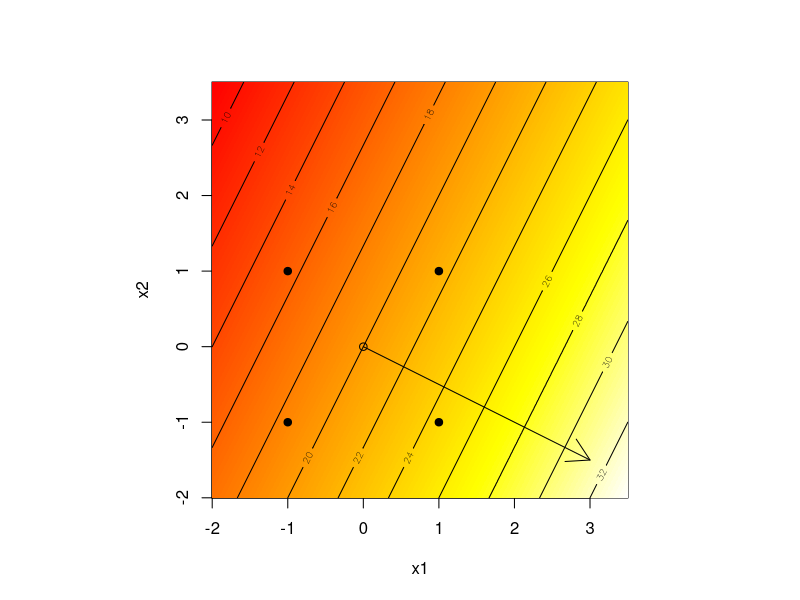
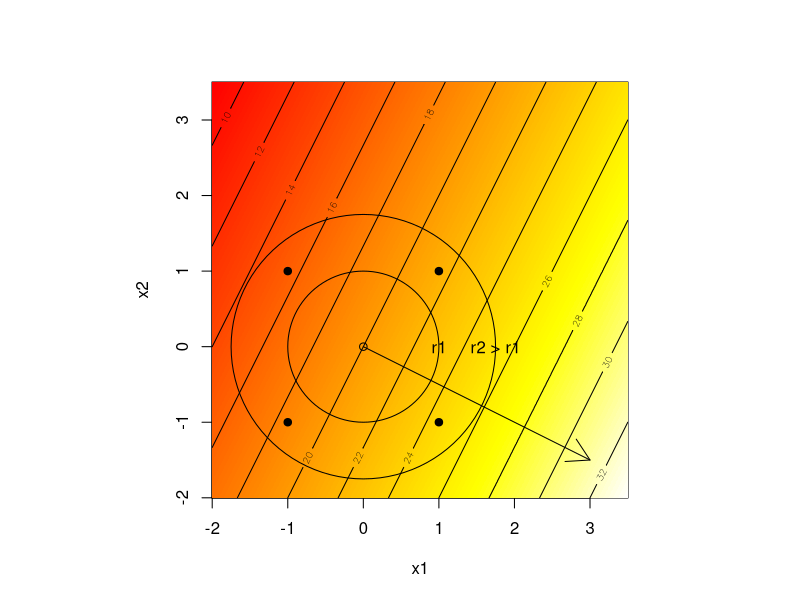
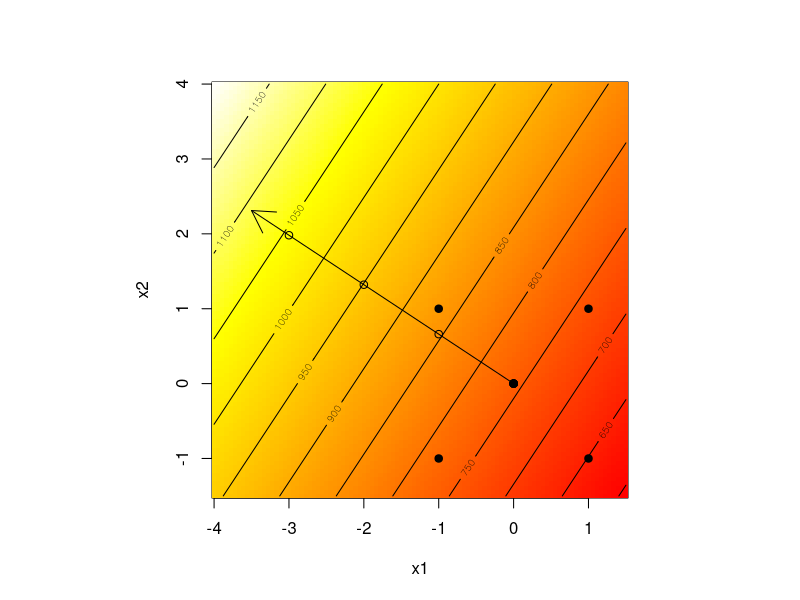
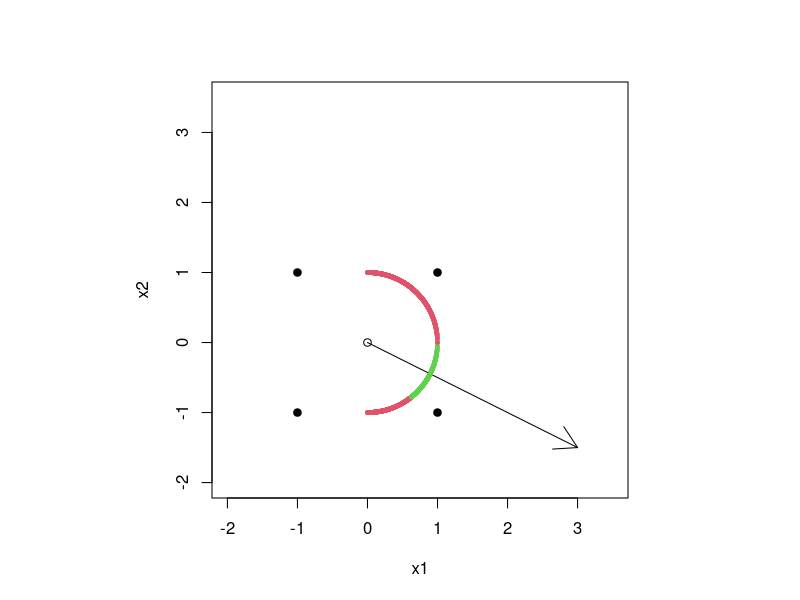
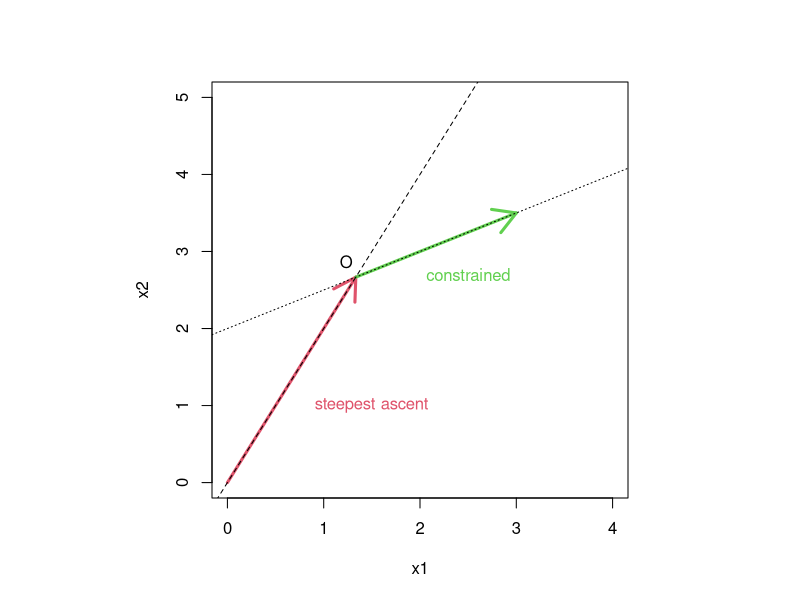
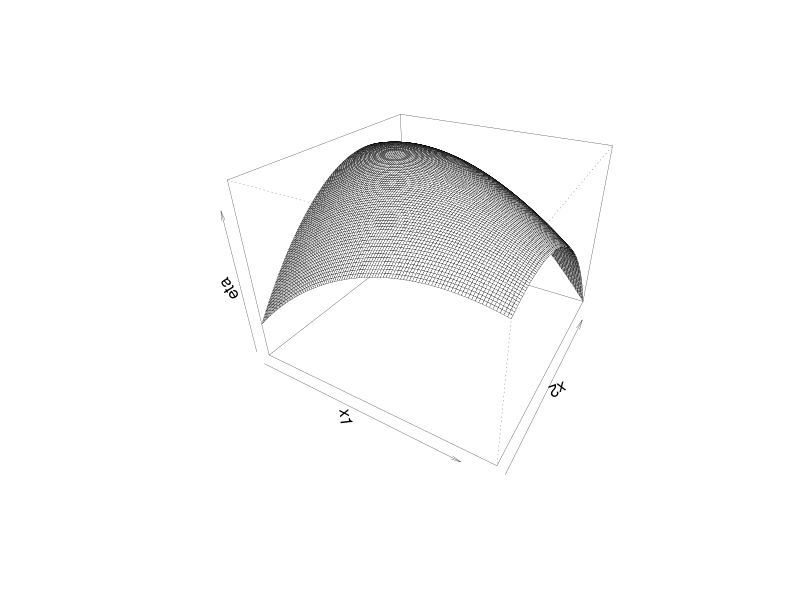
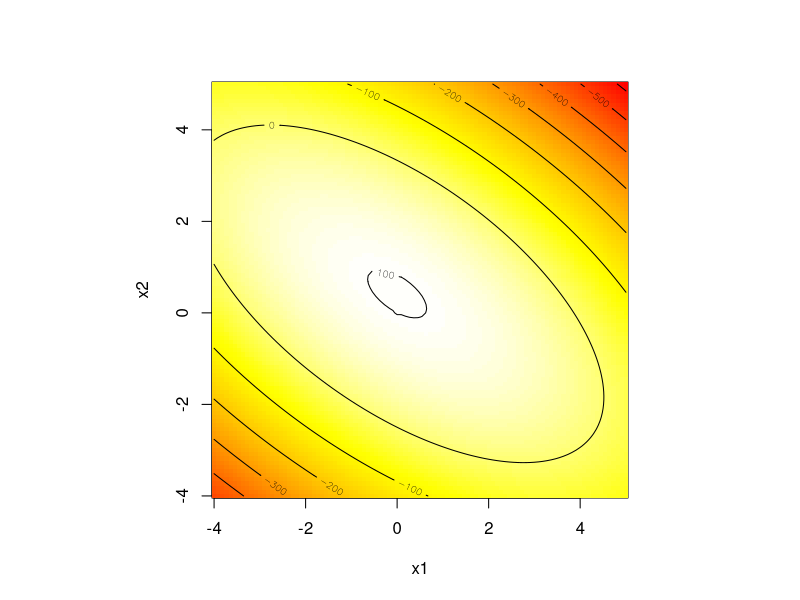
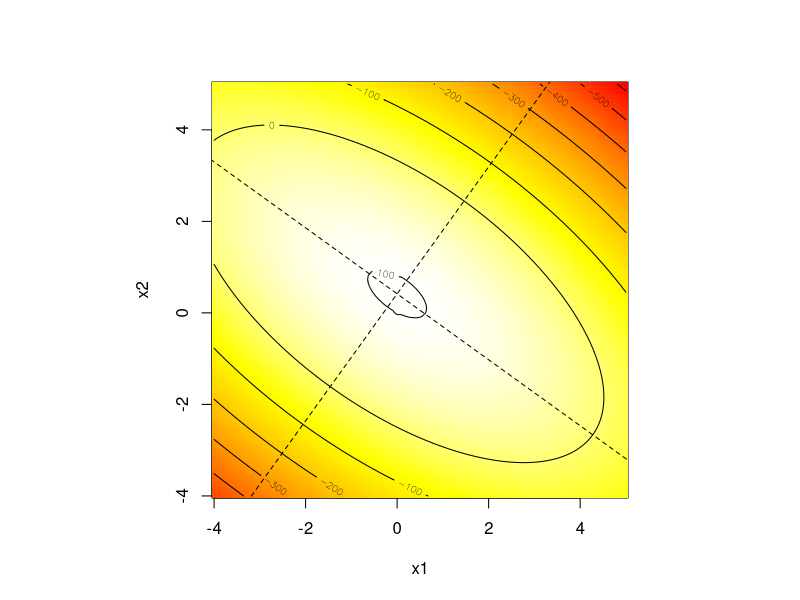

R code for these plots, in order:
## ---- chunk 1
first.order <- function(x1, x2) {
  20 + 3*x1 - 1.5*x2
}
## ---- chunk 2
x1 <- x2 <- seq(-2, 3.5, length=1000)
g <- expand.grid(x1, x2)
yhat <- matrix(first.order(g[,1], g[,2]), ncol=length(x2))
D <- rbind(c(-1,-1), c(-1,1), c(1,-1), c(1,1))
D
## ---- chunk 3
cols <- heat.colors(128)
par(pty="s")
image(x1, x2, yhat, col=cols)
contour(x1, x2, yhat, add=TRUE)
points(D, pch=19)
points(0, 0)
arrows(0, 0, 3, -1.5)
## ---- chunk 4
par(pty="s")
image(x1, x2, yhat, col=cols)
contour(x1, x2, yhat, add=TRUE)
points(D, pch=19)
points(0, 0)
arrows(0, 0, 3, -1.5)
library(plotrix)
draw.circle(0, 0, 1)
text(1, 0, "r1")
draw.circle(0, 0, 1.75)
text(1.75, 0, "r2 > r1")
## ---- chunk 5
plasma <- read.table("dataset/plasma.txt", header=TRUE)
plasma
## ---- chunk 6
library(magrittr)
fit.int <- lm(etch ~ x1*x2, data=plasma)
summary(fit.int)
#summary(fit.int)$coefficients %>% signif(digits=4)
## ---- chunk 7
fit <- lm(etch ~ x1 + x2, data=plasma)
summary(fit)
coef(fit)
## ---- chunk 8
AIC(fit, fit.int)
BIC(fit, fit.int)
## ---- chunk 9
b1 <- coef(fit)[2]
b2 <- coef(fit)[3]
delta2 <- abs(b2/b1)
delta2
## ---- chunk 10
Dnew <- data.frame(x1=-1:-3, x2=(1:3)*delta2)
Dnew
## ---- chunk 11
x1 <- seq(-4, 1.5, length=100)
# x2 <- seq(-1.5, 4*delta2, length=100) 
x2 <- seq(-1.5, 4, length=100)  # aspect ratio = 1 유지
g <- expand.grid(x1=x1, x2=x2)
yhat <- matrix(predict(fit, newdata=g), ncol=length(x2))
## ---- chunk 12
par(pty="s")
image(x1, x2, yhat, col=cols)
contour(x1, x2, yhat, add=TRUE)
points(plasma$x1, plasma$x2, pch=19)
points(0, 0)
arrows(0, 0, -3.5, 3.5*delta2)
points(Dnew)
## ---- chunk 13
plasma.delta <- read.table("dataset/plasma_delta.txt", header=TRUE)
plasma.delta$p.etch <- predict(fit, newdata=plasma.delta[,4:5])
plasma.delta
## ---- chunk 14
max(plasma$etch)
## ---- chunk 15
r <- cbind(c(1, 2), c(100, 150), c(500, 1000), c(75, 120))
colnames(r) <- c("vel", "temp", "mpress", "bpress")
r
## ---- chunk 16
base <- r[1,] + (r[2,] - r[1,])/2
base
## ---- chunk 17
b <- c(-5.24, -6.22, -1.21, -1.07)
delta <- b/b[1]
delta
## ---- chunk 18
path <- rbind(0, apply(matrix(rep(delta, 4), ncol=4, byrow=TRUE), 2, cumsum))
colnames(path) <- paste0("x", 1:4)
rownames(path) <- paste0("Base +", 0:4, "Δ")
path
## ---- chunk 19
dnat <- delta*(r[2,] - r[1,])/2
dnat
## ---- chunk 20
matrix(rep(base, 4), ncol=4, byrow=TRUE)
## ---- chunk 21
pnat <- rbind(base, matrix(rep(base, 4), ncol=4, byrow=TRUE) + 
                apply(matrix(rep(dnat, 4), ncol=4, byrow=TRUE), 2, cumsum))
colnames(pnat) <- c("ft/sec", "°C", "psi", "psi")
rownames(pnat) <- rownames(path)
signif(cbind(path, pnat), digits=5)
## ---- chunk 22
x1 <- seq(0, 1, length=1000)
x2 <- sqrt(1 - x1^2)
x1 <- c(x1, x1)
x2 <- c(x2, -x2)
ci95 <- (3*x1 - 1.5*x2)^2 >= 9.3225

par(pty="s")
plot(0, type="n", xlim=c(-2, 3.5), ylim=c(-2, 3.5), xlab="x1", ylab="x2")
points(D, pch=19)
points(0, 0)
arrows(0, 0, 3, -1.5)
points(x1, x2, col=2 + ci95, pch=19, cex=0.5)
#plot(x1, x2)
## ---- chunk 23
theta <- asin(sqrt(0.25*7.71*(1/11.25)))
theta
## ---- chunk 24
O <- c(4/3, 8/3)
## ---- chunk 25
par(pty="s")
plot(0, 0, type="n", xlab="x1", ylab="x2", xlim=c(0, 4), ylim=c(0, 5))
arrows(0, 0, O[1], O[2], col=2, lwd=3)
arrows(O[1], O[2], 3, 2 + 3/2, col=3, lwd=3)
text(O[1] - 0.1, O[2] + 0.2, "O")
abline(0, 2, lty=2)
abline(2, 0.5, lty=3)
text(1.5, 1, "steepest ascent", col=2)
text(2.5, 2.7, "constrained", col=3)
## ---- chunk 26
upper <- c(150, 100, 40)
lower <- c(100, 50, 20)
scale <- (upper - lower) / 2
shift <- scale + lower
toxi <- data.frame(scale=scale, shift=shift)
toxi
## ---- chunk 27
c <- c(-300, 25, 25, 0)
## ---- chunk 28
b <- c(150, 1.7, 0.8, 0.5)
## ---- chunk 29
rhoo <- -c[1]/sum(c[-1]*b[-1])
rhoo
## ---- chunk 30
xo <- rhoo*b[-1]
xo
## ---- chunk 31
d <- as.numeric(coef(lm(b[-1] ~ c[-1] - 1)))
d
## ---- chunk 32
hpath <- function(lambda, b, c, rhoo, d)
 {
  ## steepest ascent up to one step past the constraint boundary
  delta <- b/b[1]
  path <- matrix(0, ncol=length(b), nrow=1)
  while(1) {
    lpath <- nrow(path)
    path <- rbind(path, path[lpath,] + delta)
    if(c[1] + sum(path[lpath + 1,]*c[-1]) > 0) break
  }
    
  ## intersection point plus steps along the modified portion
  cpath <- rhoo*b
  for(i in 1:length(lambda)) {
    cpath <- rbind(cpath, rhoo*b + lambda[i]*(b - d*c[-1]))
  }
    
  ## pasting the hybrid path together and naming the rows and columns
  path <- rbind(path[1:lpath,], cpath)
  colnames(path) <- paste("x", 1:length(b), sep="")
  rownames(path) <- c(rep("u", lpath), "o", rep("c", length(lambda)))
  return(path)
 }
## ---- chunk 33
lambda <- c(1,2,3,4)
path <- hpath(lambda, b[-1], c, rhoo, d)
## ---- chunk 34
A <- matrix(rep(toxi[,1], nrow(path)), ncol=ncol(path), byrow=TRUE)
B <- matrix(rep(toxi[,2], nrow(path)), ncol=ncol(path), byrow=TRUE)
pathxi <- A * path + B
colnames(pathxi) <- paste("xi", 1:3, sep="")
pathxi
## ---- chunk 35
pathxi[4:5,]
## ---- chunk 36
second.order <- function(x1, x2) {
  100 + 5*x1 + 10*x2 - 8*x1^2 - 12*x2^2 - 12*x1*x2
}
## ---- chunk 37
x1 <- x2 <- seq(-4, 5, length=100)
g <- expand.grid(x1, x2)
y <- matrix(second.order(g[,1], g[,2]), ncol=length(x2))
## ---- chunk 38
persp(x1, x2, y, theta=30, phi=30, zlab="eta", expand=0.75, lwd=0.25)
## ---- chunk 39
par(pty="s")
image(x1, x2, y, col=heat.colors(128))
contour(x1, x2, y, add=TRUE)
## ---- chunk 40
dy <- rbind(c(16, 12), c(12, 24))
xh <- solve(dy, c(5, 10))
#yh <- 100 + 5*xh[1] + 10*xh[2] - 8*xh[1]^2 - 12*xh[2]^2 - 12*xh[1]*xh[2]
yh <- second.order(xh[1], xh[2])
c(x1=xh[1], x2=xh[2], y=yh)
## ---- chunk 41
b0 <- 100
b <- c(5, 10)
B <- matrix(c(-8, -12/2, -12/2, -12), ncol=2, byrow=TRUE)
B
## ---- chunk 42
xs <- -0.5*solve(B) %*% b
ys <- b0 + 0.5*t(xs) %*% b
sols <- rbind(h = c(xh, yh), s=c(xs, ys))
colnames(sols) <- c("x1", "x2", "y")
sols
## ---- chunk 43
E <- eigen(B)
lambda <- E$values
o <- order(abs(lambda), decreasing=TRUE)
lambda <- lambda[o]
lambda
## ---- chunk 44
V <- E$vectors[,o]
V
## ---- chunk 45
par(pty="s")
image(x1, x2, y, col=cols)
contour(x1, x2, y, add=TRUE)
lines(c(-V[1,1], V[1,1])*10 + xs[1], c(-V[2,1], V[2,1])*10 + xs[2], lty=2)
lines(c(-V[1,2], V[1,2])*10 + xs[1], c(-V[2,2], V[2,2])*10 + xs[2], lty=2)
## ---- chunk 46
chem <- read.table("dataset/chemical.txt", header=TRUE)
chem
uchem <- unique(chem[,1:2])
uchem
## ---- chunk 47
library(dplyr)
chem %>% 
  group_by(x1, x2) %>% 
  summarize(n = n(), .groups="drop") %>% 
  ungroup() #%>% 
  #pull(n) -> reps
#reps
## ---- chunk 48
reps <- apply(uchem, 1, function(x) {
  sum(apply(chem[,1:2], 1, function(y) { all(y == x) }))
})
reps
## ---- chunk 49
par(pty="s")
plot(uchem, type="n")
text(uchem, labels=reps)
## ---- chunk 50
X <- with(chem, data.frame(x1=x1, x2=x2, x11=x1^2, x22=x2^2, x12=x1*x2))
y <- chem$y
fit <- lm(y ~ ., data=X)
summary(fit)
## ---- chunk 51
r <- cbind(c(200, 250), c(15, 25))
d <- (r[2,] - r[1,])/2
xi1 <- seq(min(chem$temp), max(chem$temp), length=100)
xi2 <- seq(min(chem$conc), max(chem$conc), length=100)
xi <- expand.grid(xi1, xi2)
x <- cbind((xi[,1] - r[2,1] + d[1])/d[1], (xi[,2] - r[2,2] + d[2])/d[2])
## ---- chunk 52
XX <- data.frame(x1=x[,1], x2=x[,2], x11=x[,1]^2, x22=x[,2]^2, x12=x[,1]*x[,2])
p <- predict(fit, newdata=XX)
head(p)
## ---- chunk 53
par(pty="s")
xlab <- "Temperature (°C)"
ylab <- "Concentration (%)"
image(xi1, xi2, matrix(p, nrow=length(xi1)), col=cols, xlab=xlab, ylab=ylab)
contour(xi1, xi2, matrix(p, nrow=length(xi1)), add=TRUE)
## ---- chunk 54
b <- coef(fit)[2:3]
B <- matrix(NA, nrow=2, ncol=2)
diag(B) <- coef(fit)[4:5]
B[1, 2] <- B[2, 1] <- coef(fit)[6]/2
xs <- -1/2*solve(B, b)
xs
## ---- chunk 55
xis <- xs*d + (r[2,] - d)
xis
## ---- chunk 56
E <- eigen(B)
E
## ---- chunk 57
lambda <- E$values
o <- order(abs(lambda), decreasing=TRUE)
lambda <- lambda[o]
V <- E$vectors[,o]
Vxi <- V
for(j in 1:ncol(Vxi)) Vxi[,j] <- Vxi[,j]*d*10
## ---- chunk 58
par(pty="s")
image(xi1, xi2, matrix(p, nrow=length(xi1)), col=cols, xlab=xlab, ylab=ylab)
contour(xi1, xi2, matrix(p, nrow=length(xi1)), add=TRUE)
lines(c(-Vxi[1,1], Vxi[1,1])+xis[1], c(-Vxi[2,1], Vxi[2,1])+xis[2], lty=2)
lines(c(-Vxi[1,2], Vxi[1,2])+xis[1], c(-Vxi[2,2], Vxi[2,2])+xis[2], lty=2)
points(xis[1], xis[2])
text(xis[1], xis[2], "xs", pos=4)
## ---- chunk 59
ys <- as.numeric(coef(fit)[1] + 0.5*t(xs) %*% b)
ys
## ---- chunk 60
rr <- read.table("dataset/risingridge.txt", header=TRUE)
rr
## ---- chunk 61
rr$A2 <- rr$A^2
rr$B2 <- rr$B^2
rr$AB <- rr$A*rr$B
rr
## ---- chunk 62
fit <- lm(y ~ ., data=rr)
summary(fit)
## ---- chunk 63
b <- coef(fit)[2:3]
B <- matrix(NA, nrow=2, ncol=2)
diag(B) <- coef(fit)[4:5]
B[1,2] <- B[2,1] <- coef(fit)[6]/2
xs <- -1/2*solve(B, b)
xs
## ---- chunk 64
apply(rr[,1:2], 2, range)
## ---- chunk 65
E <- eigen(B)
lambda <- E$values
o <- order(abs(lambda), decreasing=TRUE)
V <- E$vectors[,o]*20
lambda <- lambda[o]
lambda
## ---- chunk 66
ys <- coef(fit)[1] + 0.5*t(xs) %*% b
ys
## ---- chunk 67
x <- seq(-6, 6, length=100)
xx <- expand.grid(x, x)
XX <- data.frame(A=xx[,1], B=xx[,2], A2=xx[,1]^2, B2=xx[,2]^2, AB=xx[,1]*xx[,2])
p <- predict(fit, newdata=XX)
par(pty="s")
image(x, x, matrix(p, nrow=length(x)), col=cols, xlab="A", ylab="B")
contour(x, x, matrix(p, nrow=length(x)), add=TRUE)
lines(c(-V[1,1], V[1,1]) + xs[1], c(-V[2,1], V[2,1]) + xs[2], lty=2)
lines(c(-V[1,2], V[1,2]) + xs[1], c(-V[2,2], V[2,2]) + xs[2], lty=2)
polygon(c(1,1,-1,-1), c(1,-1,-1,1), lty=3)
text(0, -0.5, "design region", cex=0.5)
points(xs[1], xs[2])
text(xs[1], xs[2], "xs", pos=4)
## ---- chunk 68
saddle <- read.table("dataset/saddle.txt", header=TRUE)
saddle <- cbind(saddle[,-5]^2, model.matrix(~ .^2 - 1, saddle[,-5]), y=saddle[,5])
names(saddle)[1:4] <- paste("x", 1:4, 1:4, sep="")
names(saddle)[9:14] <- sub(":x", "", names(saddle)[9:14])
saddle <- saddle[c(5:8, 1:4, 9:15)]

saddle
## ---- chunk 69
fit <- lm(y ~ ., data=saddle)
summary(fit)
## ---- chunk 70
b <- coef(fit)[2:5]
B <- matrix(NA, nrow=4, ncol=4)
diag(B) <- coef(fit)[6:9]
i <- 10
for (j in 1:3) {
  for (k in (j+1):4) {
    B[j,k] <- B[k,j] <- coef(fit)[i]/2
    i <- i + 1
  }
}
## ---- chunk 71
xs <- -1/2*solve(B, b)
xs
## ---- chunk 72
apply(saddle[,1:4], 2, range)
## ---- chunk 73
E <- eigen(B)
lambda <- E$values
o <- order(abs(lambda), decreasing=TRUE)
lambda <- lambda[o]
lambda
## ---- chunk 74
mul <- max(lambda)
mul
x <- solve(B - mul*diag(4), -b/2)
x
## ---- chunk 75
f <- function(mu, R2=1) {
  x <- solve(B - mu*diag(4), -b/2)
  R2 - t(x) %*% x
}
## ---- chunk 76
mu <- uniroot(f, c(mul, 10*mul), R2=1.4^2)$root
mu
## ---- chunk 77
x <- solve(B - mu*diag(4), -b/2)
x
## ---- chunk 78
drop(sqrt(t(x) %*% x))
## ---- chunk 79
mus <- rs <- seq(0.1, 2, length=20)
xp <- matrix(NA, nrow=length(rs), ncol=4)
colnames(xp) <- c("x1", "x2", "x3", "x4")
for(i in 1:length(rs)) {
  mus[i] <- uniroot(f, c(mul, 100*mul), R2=rs[i]^2)$root
  xp[i,] <- solve(B - mus[i]*diag(4), -b/2)
}
xp <- rbind(rep(0, 4), xp)
rs <- c(0, rs)
mus <- c(Inf, mus)
mus
## ---- chunk 80
Xp <- data.frame(xp)
Xp <- cbind(Xp^2, model.matrix(~ .^2 - 1, Xp))
names(Xp)[1:4] <- paste("x", 1:4, 1:4, sep="")
names(Xp)[9:14] <- sub(":x", "", names(Xp)[9:14])
Xp <- Xp[c(5:8, 1:4, 9:14)]
Xp
## ---- chunk 81
p <- predict(fit, newdata=Xp, se.fit=TRUE)
## ---- chunk 82
cbind(R=rs, mu=mus, data.frame(pred=p$fit, se=p$se.fit), round(xp, 6))
## ---- chunk 83
par(pty="s")
plot(rs, p$fit, type="b", ylim=c(20, 100), xlab="radius (R)", ylab="y.hat(x) & CIs")
lines(rs, p$fit + 2*p$se, col=2, lty=2)
lines(rs, p$fit - 2*p$se, col=2, lty=2)
## ---- chunk 84
x12 <- seq(-2, 2, length=100)
g <- expand.grid(x12, x12)
Xp <- data.frame(x1=g[,1], x2=g[,2], x11=g[,1]^2, x22=g[,2]^2, x12=g[,1]*g[,2])
Xp
## ---- chunk 85
## x3 = x4 = 0
Xp$x3 <- Xp$x33 <- Xp$x4 <- Xp$x44 <-Xp$x34 <- 0
Xp$x13 <- Xp$x14 <- Xp$x23 <- Xp$x24 <- Xp$x34 <- 0
p0 <- predict(fit, newdata=Xp, se.fit=TRUE)

## x3 = x4 = 1
Xp$x3 <- Xp$x33 <- Xp$x4 <- Xp$x44 <-Xp$x34 <- 1
Xp$x13 <- Xp$x14 <- Xp$X23 <- Xp$X24 <- Xp$X34 <- 1
p1 <- predict(fit, newdata=Xp, se.fit=TRUE)
## ---- chunk 86
par(mfrow=c(1, 2), pty="s")
bs <- seq(min(p0$se.fit), max(p0$se.fit), length=129)
image(x12, x12, matrix(p0$se.fit, nrow=length(x12)), col=cols,
      breaks=bs, xlab="x1", ylab="x2", main="se.fit, x3 = x4 = 0")
contour(x12, x12, matrix(p0$se.fit, nrow=length(x12)), add=TRUE)
points(saddle[,1:2])
points(saddle[apply(saddle[,3:4] == c(0,0), 1, all), 1:2], pch=19)

image(x12, x12, matrix(p1$se.fit, nrow=length(x12)), col=cols,
      breaks=bs, xlab="x1", ylab="x2", main="se.fit, x3 = x4 = 1")
contour(x12, x12, matrix(p1$se.fit, nrow=length(x12)), add=TRUE)
points(saddle[,1:2])
points(saddle[apply(saddle[,3:4] == c(1, 1), 1, all), 1:2], pch=19)
## ---- chunk 87
crdat <- read.table("dataset/confreg.txt", header=TRUE)
crdat
## ---- chunk 88
crdat$x11 <- crdat$x1^2
crdat$x22 <- crdat$x2^2
crdat$x12 <- crdat$x1 * crdat$x2
crdat
## ---- chunk 89
fit <- lm(y ~ ., data=crdat)
summary(fit)
## ---- chunk 90
b <- coef(fit)[2:3]
B <- matrix(NA, nrow=2, ncol=2)
diag(B) <- coef(fit)[4:5]
B[1,2] <- B[2,1] <- coef(fit)[6]/2
xs <- -(1/2)*solve(B, b)
xs
## ---- chunk 91
eigen(B)$values
## ---- chunk 92
xx <- xx <- seq(-1.6, 1.6, length=200)
g <- expand.grid(xx, xx)
XX <- data.frame(x1=g[,1], x2=g[,2], x11=g[,1]^2, x22=g[,2]^2, x12=g[,1]*g[,2])
p <- as.numeric(predict(fit, newdata=XX))
head(p)
## ---- chunk 93
par(pty="s")
image(xx, xx, matrix(p, nrow=length(xx)), col=cols, xlab="x1", ylab="x2")
contour(xx, xx, matrix(p, nrow=length(xx)), add=TRUE)
points(crdat$x1, crdat$x2, pch=20)
points(xs[1], xs[2])
text(xs[1], xs[2], "xs", pos=4)
## ---- chunk 94
d <- rbind(c(b[1], 2*B[,1]), c(b[2], 2*B[,2]))
colnames(d) <- c("(Intercept)", "t1", "t2")
d
## ---- chunk 95
d <- cbind(b, 2*B)
colnames(d) <- c("(Intercept)", "t1", "t2")
d
## ---- chunk 96
s2 <- summary(fit)$sigma^2
s2
## ---- chunk 97
X <- cbind(1, as.matrix(crdat[,-3]))
XtXi <- solve(t(X) %*% X)
XtXi
## ---- chunk 98
Vard <- function(t1, t2, s2, XtXi) {
  v11 <- XtXi[2,2] + 4*t1^2*XtXi[4,4] + t2^2*XtXi[6,6]
  v22 <- XtXi[3,3] + t1^2*XtXi[6,6] + 4*t2^2*XtXi[5,5]
  v12 <- v21 <- 4*t1*t2*XtXi[4,5] + t1*t2*XtXi[6,6]
  v <- s2* matrix(c(v11,v12,v21,v22), ncol=2, byrow=TRUE)
  v
}
## ---- chunk 99
CIqf <- function(t1, t2, s2, XtXi, b, B) {
  dt <- b + 2*B %*% c(t1, t2)
  V <- Vard(t1, t2, s2, XtXi)
  Vi <- solve(V)
  t(dt) %*% Vi %*% dt
}
## ---- chunk 100
quadform <- rep(NA, nrow(g))
for(i in 1:nrow(g)) quadform[i] <- CIqf(g[i,1], g[i,2], s2, XtXi, b, B)
## ---- chunk 101
ci90 <- quadform <= 2*qf(0.9, 2, nrow(X) - ncol(X))
ci95 <- quadform <= 2*qf(0.95, 2, nrow(X) - ncol(X))
par(pty="s")
image(xx, xx, matrix(ci90 + ci95, ncol=length(xx)), xlab="x1", ylab="x2", col=c("white", "lightgray", "darkgray"))
text(c(-0.2,-1), c(-0.5,1), c("90%","95%"))
## ---- chunk 102
summary(fit)$r.squared
## ---- chunk 103
crdat$y <- c(87.6, 86.5, 85.7, 86.9, 86.7, 86.8, 87.4, 86.7, 90.3, 91.0, 90.8)
fit2 <- lm(y ~ ., data=crdat)
summary(fit2)$r.squared
## ---- chunk 104
b <- coef(fit)[2:3]
B <- matrix(NA, nrow=2, ncol=2)
diag(B) <- coef(fit)[4:5]
B[1,2] <- B[2,1] <- coef(fit)[6]/2
xs <- -(1/2)*solve(B, b)
s2 <- summary(fit2)$sigma^2
for(i in 1:nrow(g)) quadform[i] <- CIqf(g[i,1], g[i,2], s2, XtXi, b, B)
## ---- chunk 105
ci95 <- quadform <= 2*qf(0.95, 2, nrow(X)-ncol(X))
par(pty="s")
image(xx, xx, matrix(ci95, ncol=length(xx)), xlab="x1", ylab="x2",
    col=c("white", "lightgray"))
## ---- chunk 106
chem <- read.table("dataset/chemical.txt", header=TRUE)
X <- data.frame(x1=chem$x1, x2=chem$x2, x11=chem$x1^2, x22=chem$x2^2, 
  x12=chem$x1*chem$x2)
y <- chem$y
fit <- lm(y ~ ., data=X)
b <- coef(fit)[2:3]
B <- matrix(NA, nrow=2, ncol=2)
diag(B) <- coef(fit)[4:5]
B[1,2] <- B[2,1] <- coef(fit)[6]/2
E <- eigen(B)
lambda <- E$values
o <- order(abs(lambda), decreasing=TRUE)
P <- E$vectors[,o]
print(lambda <- lambda[o])
## ---- chunk 107
U <- data.frame(cbind(chem$x1, chem$x2) %*% P)
names(U) <- c("u1", "u2")
U$u11 <- U$u1^2
U$u22 <- U$u2^2
fitU <- lm(y ~ ., data=U)
## ---- chunk 108
rbind(dlr2=coef(fitU)[-1], eigen=c(b %*% P, lambda))
## ---- chunk 109
summary(fitU)$coefficients[4:5,]
## ---- chunk 110
confint(fitU)[4:5,]
